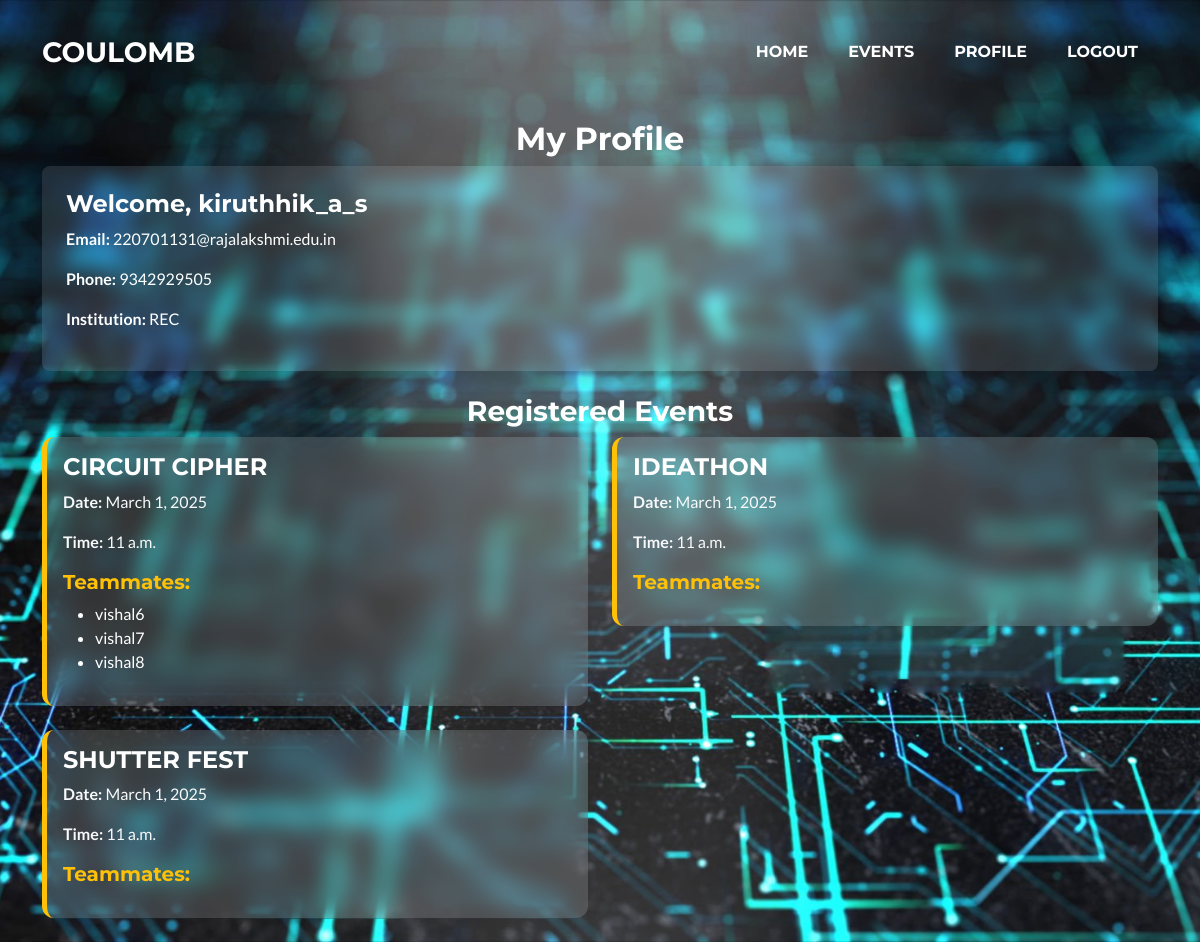
Page /profile/ (signed in) on the committed database.
### event_registration/models.py (models this page shows, shortened)
class Participant(models.Model):
    user = models.OneToOneField(User, on_delete=models.CASCADE)  # Link to Django's User model
    register_number = models.CharField(max_length=20, unique=True)
    college_name = models.CharField(max_length=255)
    department = models.CharField(max_length=100)
    whatsapp_number = models.CharField(max_length=15)
    YEAR_CHOICES = [
        ('1', '1st Year'),
        ('2', '2nd Year'),
        ('3', '3rd Year'),
        ('4', '4th Year'),
    ]
    year_of_study = models.CharField(max_length=1, choices=YEAR_CHOICES)
    coupon_purchased = models.BooleanField(default=False)
    attendance = models.BooleanField(default=False)

class event(models.Model):
    name = models.CharField(max_length=100)
    description = models.TextField(null=True,blank=True)
    date = models.DateField()
    time = models.TimeField(null=True,blank=True)
    rules_and_regulations = models.TextField(null=True,blank=True)
    venue = models.CharField(max_length=100,null=True,blank=True)
    image = models.ImageField(upload_to='event_registration/images',null=True,blank=True)
    participants = models.ManyToManyField(Participant,related_name='events',blank=True)
    team_size = models.IntegerField(null=True,blank=True)

class teammate(models.Model):
    name = models.CharField(max_length=100)
    phone = models.CharField(max_length=10)
    event = models.ForeignKey(event,on_delete=models.CASCADE,related_name='teammates')
    team_of = models.ForeignKey(Participant,on_delete=models.CASCADE,related_name='teammates')

### event_registration/views.py (the view)
# urls.py: path('profile/',views.profile,name='profile'),
@login_required
def profile(request):
    profile = Participant.objects.get(user=request.user)
    events = profile.events.all()
    teammates = profile.teammates.all()
    context = {
        'profile': profile,
        'events': events,
        'teammates': teammates
    }
    return render(request,'profile.html',context)

### event_registration/templates/profile.html (shortened to what this page needs)
{% extends 'layout.html' %}
{% block content %}
<br><br><br>
<div class="container mt-5">
    <h2 class="text-center text-primary">My Profile</h2>
    <div class="profile-card p-4 shadow rounded mb-4">
        <h4 class="text-secondary">Welcome, {{user.username}}</h4>
        <p><strong>Email:</strong> {{user.email}}</p>
        <p><strong>Phone:</strong> {{profile.whatsapp_number}}</p>
        <p><strong>Institution:</strong> {{profile.college_name}}</p>
    </div>
    <h3 class="text-center text-primary mt-4">Registered Events</h3>
    <div class="row">
        {% for event in events %}
        <div class="col-md-6">
            <div class="event-card p-3 mb-4" id="{{ event.id }}">
                <h4 class="text-white">{{ event.name }}</h4>
                <p class="text-light"><strong>Date:</strong> {{ event.date }}</p>
                <p class="text-light"><strong>Time:</strong> {{ event.time }}</p>
                {% with event_teammates=teammates|dictsort:"event.id" %}
                    {% if event_teammates %}
                    <h5 class="text-warning mt-3">Teammates:</h5>
                    <ul class="text-white">
                        {% for teammate in event_teammates %}
                            {% if teammate.event == event %}
                                <li>{{ teammate.name }}</li>
                            {% endif %}
                        {% endfor %}
                    </ul>
                    {% endif %}
                {% endwith %}
            </div>
        </div>
        {% endfor %}
    </div>
</div>
{% endblock %}

### event_registration/templates/profile.html (style rules this page uses)
.profile-card { background: rgba(255, 255, 255, 0.1); backdrop-filter: blur(8px); color: white; border-radius: 12px; padding: 20px; }
.event-card { border-radius: 12px; background: rgba(255, 255, 255, 0.15); backdrop-filter: blur(12px); color: white; padding: 16px; border-left: 5px solid #ffc107; }

### rows in the picture
Participant: whatsapp_number "9342929505", college_name "REC"
event: name "CIRCUIT CIPHER", date "March 1, 2025", time "11 a.m."
teammate: name "vishal6"
teammate: name "vishal7"
teammate: name "vishal8"
event: name "IDEATHON", date "March 1, 2025", time "11 a.m."
event: name "SHUTTER FEST", date "March 1, 2025", time "11 a.m."

### other values in the picture
{{ user.username }} "kiruthhik_a_s"
{{ user.email }} "220701131@rajalakshmi.edu.in"
